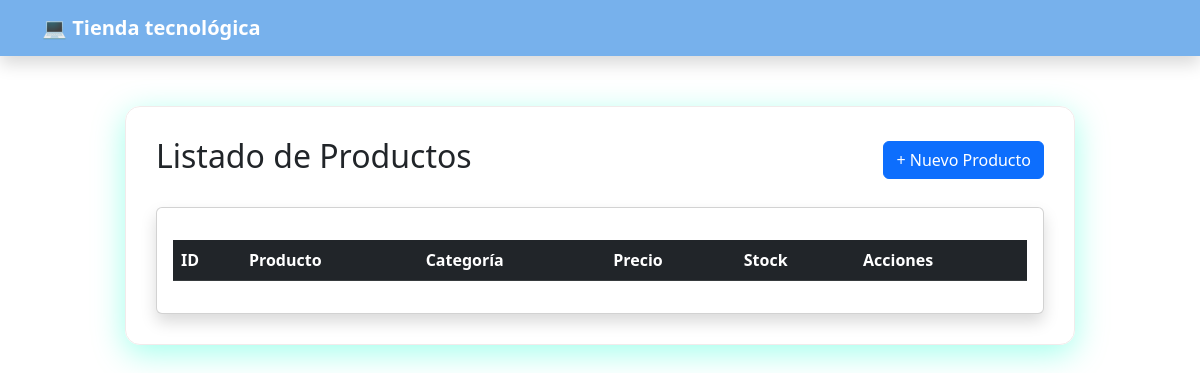
The app's page /, older data.
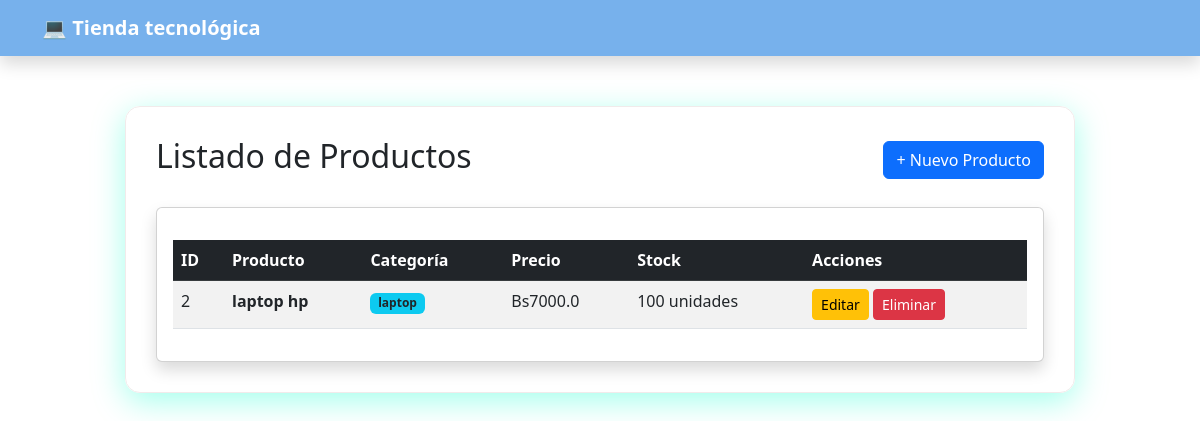
The same page, newer data.
### tables this page shows
CREATE TABLE productos (
            id INTEGER PRIMARY KEY AUTOINCREMENT,
            nombre TEXT NOT NULL,
            categoria TEXT NOT NULL,
            precio REAL NOT NULL,
            stock INTEGER NOT NULL
        );

### app.py (the view)
@app.route("/")
def listar():
    conn = sqlite3.connect("inventario.db")
    conn.row_factory = sqlite3.Row
    cursor = conn.cursor()
    cursor.execute("SELECT * FROM productos")
    productos = cursor.fetchall()
    conn.close()
    return render_template("index.html", productos=productos)

### templates/index.html
{% extends 'base.html' %}
{% block content %}
<div class="d-flex justify-content-between align-items-center mb-4">
    <h2>Listado de Productos</h2>
    <a href="/registrar" class="btn btn-primary">+ Nuevo Producto</a>
</div>
<div class="card shadow">
    <div class="card-body">
        <table class="table table-striped table-hover mt-3">
            <thead class="table-dark">
                <tr>
                    <th>ID</th>
                    <th>Producto</th>
                    <th>Categoría</th>
                    <th>Precio</th>
                    <th>Stock</th>
                    <th>Acciones</th>
                </tr>
            </thead>
            <tbody class="fw-medium text-dark">
                {% for p in productos %}
                <tr>
                    <td>{{ p.id }}</td>
                    <td><strong>{{ p.nombre }}</strong></td>
                    <td><span class="badge bg-info text-dark">{{ p.categoria }}</span></td>
                    <td>Bs{{ p.precio }}</td>
                    <td>
                        <span class="{% if p.stock < 5 %}text-danger fw-bold{% endif %}">
                            {{ p.stock }} unidades
                        </span>
                    </td>
                    <td>
                        <a href="/editar/{{ p.id }}" class="btn btn-sm btn-warning">Editar</a>
                        <a href="/eliminar/{{ p.id }}" class="btn btn-sm btn-danger"
                            onclick="return confirm('¿Seguro?')">Eliminar</a>
                    </td>
                </tr>
                {% endfor %}
            </tbody>
        </table>
    </div>
</div>
{% endblock %}

### templates/base.html (shortened to what this page needs)
<!DOCTYPE html>
<html lang="es">
<head>
    <link href="https://cdn.jsdelivr.net/npm/bootstrap@5.3.0/dist/css/bootstrap.min.css" rel="stylesheet">
</head>
<body>
    <nav class="navbar navbar-expand-lg navbar-dark shadow">
        <div class="container">
            <a class="navbar-brand fw-bold" href="/">💻 Tienda tecnológica</a>
        </div>
    </nav>
    <div class="container">
        <div class="row justify-content-center">
            <div class="col-lg-10 glass-container">
                {% block content %}{% endblock %}
            </div>
        </div>
    </div>
</body>
</html>

### templates/base.html (style rules this page uses)
body { background-image: url('/static/fondo.gif'); background-size: cover; background-position: center; background-attachment: fixed; min-height: 100vh; }
.glass-container { background-color: rgba(255, 255, 255, 0.9); border-radius: 15px; padding: 30px; margin-top: 50px; margin-bottom: 50px; box-shadow: 0 8px 32px 0 rgba(0, 255, 204, 0.37); border: 1px solid rgb(241, 235, 235); }
.navbar { background-color: rgba(112, 173, 235, 0.95) !important; color: white; justify-content: center; width: 100%; }

Row changes from the older to the newer data that the page shows:
added productos: id "2", nombre "laptop hp", categoria "laptop", precio "7000.0", stock "100"
